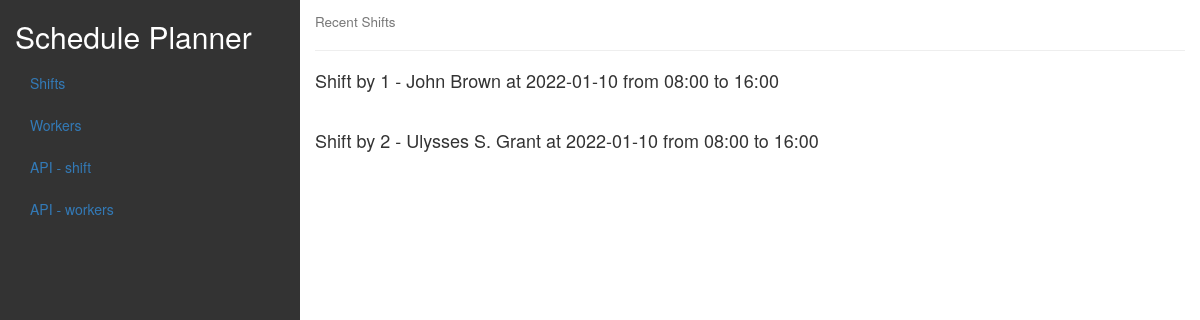
The app's page /, older data.
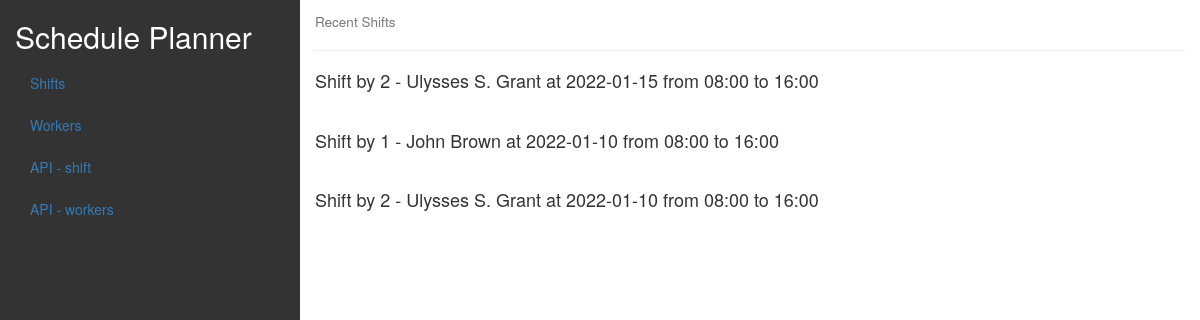
The same page, newer data.
### apimanager/models.py (models this page shows, shortened)
class Shift(models.Model):
    class ShiftTimes(models.TextChoices):
        FIRST = "00:00"
        SECOND = "08:00"
        THIRD = "16:00"
    worker = models.ForeignKey(Worker, on_delete=models.CASCADE)
    shift_date = models.DateField("Shift Date")
    shift_start = models.CharField(max_length=5, choices=ShiftTimes.choices)
    shift_end = models.CharField(
        max_length=5, choices=ShiftTimes.choices, blank=True, null=True
    )
    def __str__(self):
        return f"Shift by {self.worker.id} - {self.worker.name} at {self.shift_date} from {self.shift_start} to {self.shift_end}"

class Worker(models.Model):
    name = models.CharField(max_length=100)

### apimanager/views.py (the view)
# urls.py: path("", dashboard, name="dashboard"),
def dashboard(request):
    shifts = Shift.objects.order_by("-shift_date")
    context = {
        "page_name": "Recent Shifts",
        "items": list(shifts),
        "not_available_message": "No Shifts Available",
    }
    return render(request, "apimanager/index.html", context)

### apimanager/templates/apimanager/index.html (shortened to what this page needs)
<!DOCTYPE html>
<html lang="en">
<head>
  <link rel="stylesheet" href="https://maxcdn.bootstrapcdn.com/bootstrap/3.4.1/css/bootstrap.min.css">
</head>
<body>
<div class="container-fluid">
  <div class="row content">
    <div class="col-sm-3 sidenav">
      <h2 style="color: white">Schedule Planner</h2>
      <ul class="nav nav-pills nav-stacked">
        <li><a href="/">Shifts</a></li>
        <li><a href="/workers">Workers</a></li>
        <li><a href="/api/shifts">API - shift</a></li>
        <li><a href="/api/workers">API - workers</a></li>
      </ul><br>
    </div>
    <div class="col-sm-9">
      <h4><small>{{ page_name }}</small></h4>
      <hr>
      {% if items %}
        {% for item in items %}
          <h4>{{ item }}</h4>
          <br>
        {% endfor %}
      {% else %}
        <h2>{{ not_available_message }}</h2>
      {% endif %}
    </div>
  </div>
</div>
</body>
</html>

### apimanager/templates/apimanager/index.html (style rules this page uses)
.row.content { height: 1500px }
body { background-color: ##e6e6e6; }
.sidenav { background-color: #333; height: 100%; }

Row changes from the older to the newer data that the page shows:
added Shift: worker+shift_date+shift_start "Shift by 2 - Ulysses S. Grant at 2022-01-15 from 08:00 to 16:00"
